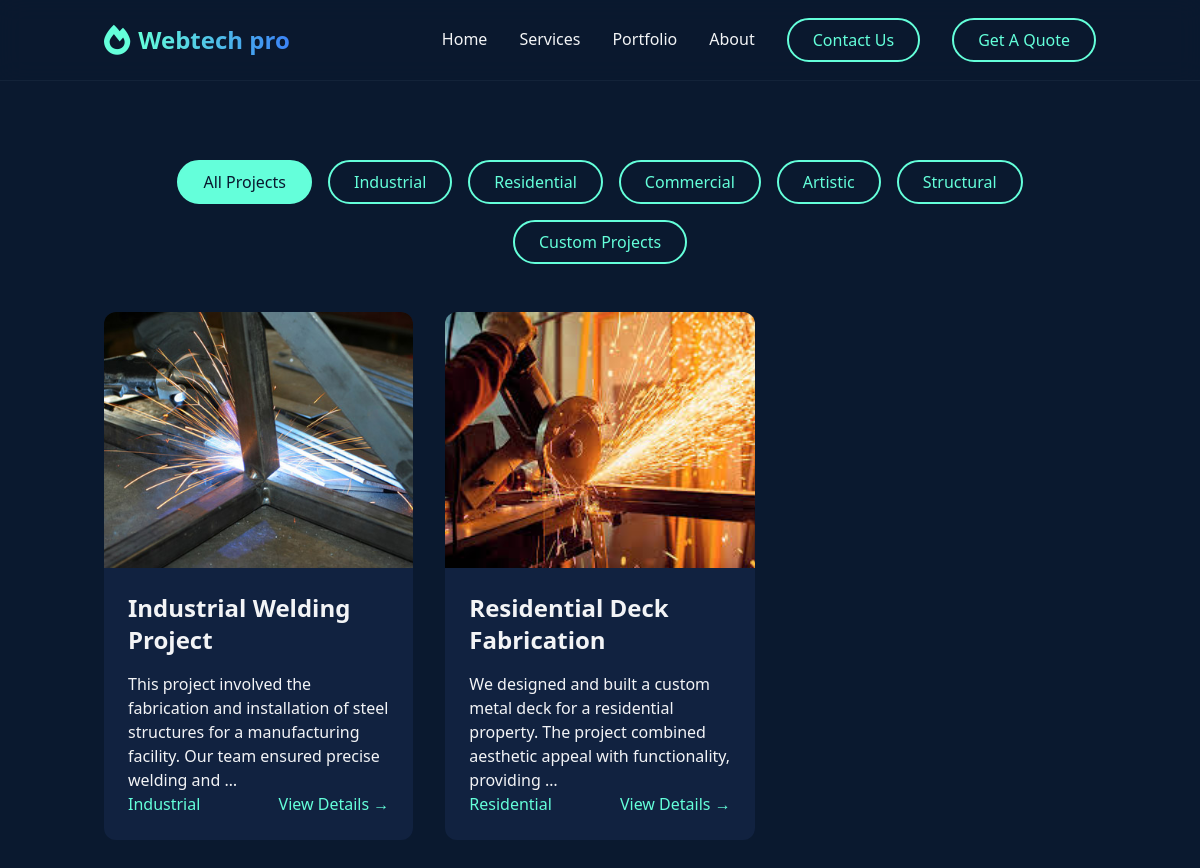
The page /portfolio/ on the database its author committed.
### main/models.py (models this page shows, shortened)
class Portfolio(models.Model):
    CATEGORY_CHOICES = [
        ('industrial', 'Industrial'),
        ('residential', 'Residential'),
        ('commercial', 'Commercial'),
        ('artistic', 'Artistic'),
        ('structural', 'Structural'),
        ('custom', 'Custom Projects')
    ]
    title = models.CharField(max_length=200)
    slug = models.SlugField(unique=True)
    description = RichTextField()
    category = models.CharField(max_length=50, choices=CATEGORY_CHOICES)
    client = models.CharField(max_length=200)
    completion_date = models.DateField()
    featured = models.BooleanField(default=False)
    created_at = models.DateTimeField(auto_now_add=True)

class PortfolioImage(models.Model):
    portfolio = models.ForeignKey(Portfolio, related_name='images', on_delete=models.CASCADE)
    image = models.ImageField(upload_to='portfolio/')
    is_primary = models.BooleanField(default=False)
    caption = models.CharField(max_length=200, blank=True)
    order = models.IntegerField(default=0)
    class Meta:
        ordering = ['order']

### main/views.py (the view)
# urls.py: path('portfolio/', views.portfolio, name='portfolio'),
def portfolio(request):
    category = request.GET.get('category', 'all')
    portfolios = Portfolio.objects.prefetch_related('images').all()
    if category != 'all':
        portfolios = portfolios.filter(category=category)
    categories = Portfolio.CATEGORY_CHOICES
    context = {
        'portfolios': portfolios,
        'categories': categories,
        'current_category': category
    }
    return render(request, 'main/portfolio.html', context)

### main/context_processors.py (called while the page is built)
def site_settings(request):
    settings = cache.get('site_settings')
    if not settings:
        settings = SiteSettings.objects.first()
        cache.set('site_settings', settings)
    return {'settings': settings}

### main/templates/main/portfolio.html (shortened to what this page needs)
{% extends 'base.html' %}
{% load static %}
{% block extra_css %}
<link rel="stylesheet" href="https://cdnjs.cloudflare.com/ajax/libs/lightbox2/2.11.3/css/lightbox.min.css">
{% endblock %}
{% block content %}
<section class="py-20">
    <div class="container mx-auto px-4">
        <div class="flex flex-wrap justify-center gap-4 mb-12">
            <button class="px-6 py-2 rounded-full border-2 border-accent-500 text-accent-500 hover:bg-accent-500 hover:text-primary-900 transition duration-300 {% if current_category == 'all' %}bg-accent-500 text-primary-900{% endif %}"
                    data-category="all">
                All Projects
            </button>
            {% for cat_value, cat_name in categories %}
            <button class="px-6 py-2 rounded-full border-2 border-accent-500 text-accent-500 hover:bg-accent-500 hover:text-primary-900 transition duration-300 {% if current_category == cat_value %}bg-accent-500 text-primary-900{% endif %}"
                    data-category="{{ cat_value }}">
                {{ cat_name }}
            </button>
            {% endfor %}
        </div>
        <div class="grid grid-cols-1 md:grid-cols-2 lg:grid-cols-3 gap-8">
            {% for portfolio in portfolios %}
            <div class="portfolio-item" data-category="{{ portfolio.category }}">
                <div class="bg-primary-800 rounded-xl overflow-hidden">
                    {% with primary_image=portfolio.images.filter.first %}
                    {% if primary_image %}
                    <a href="{{ primary_image.image.url }}" data-lightbox="portfolio-{{ portfolio.id }}" data-title="{{ portfolio.title }}">
                        <img src="{{ primary_image.image.url }}" alt="{{ portfolio.title }}"
                             class="w-full h-64 object-cover transition duration-300 hover:scale-110">
                    </a>
                    {% endif %}
                    {% endwith %}
                    <div class="p-6">
                        <h3 class="text-2xl font-bold mb-2">{{ portfolio.title }}</h3>
                        <p class="text-metal-400 mb-4">{{ portfolio.description|safe|truncatewords:20 }}</p>
                        <div class="flex justify-between items-center">
                            <span class="text-accent-500">{{ portfolio.category|title }}</span>
                            <button onclick="showPortfolioDetails({{ portfolio.id }})"
                                    class="text-accent-500 hover:text-accent-400">
                                    <a href="{% url 'portfolio_detail' portfolio.slug %}"
                                    class="text-accent-500 hover:text-accent-400">
                                     View Details →
                                 </a>
                            </button>
                        </div>
                    </div>
                </div>
            </div>
            {% endfor %}
        </div>
    </div>
</section>
{% endblock %}

### main/templates/base.html (shortened to what this page needs)
<!DOCTYPE html>
<html lang="en">
<head>
    <script src="https://cdn.tailwindcss.com"></script>
    <link rel="stylesheet" href="https://cdnjs.cloudflare.com/ajax/libs/font-awesome/6.0.0/css/all.min.css">
    {% block extra_css %}{% endblock %}
</head>
<body class="bg-primary-900 text-gray-100">
    <nav class="fixed w-full z-50 bg-primary-900/90 backdrop-blur-md border-b border-metal-500/10">
        <div class="container mx-auto px-4">
            <div class="flex justify-between items-center h-20">
                <a href="{% url 'home' %}" class="flex items-center space-x-2">
                    <span class="text-3xl text-accent-500"><i class="fas fa-fire"></i></span>
                    <span class="text-2xl font-bold bg-gradient-to-r from-accent-500 to-blue-500 text-transparent bg-clip-text">{{ settings.site_name }}</span>
                </a>
                <div class="hidden md:flex items-center space-x-8">
                    <a href="{% url 'home' %}" class="nav-link group">
                        Home
                    </a>
                    <a href="{% url 'services' %}" class="nav-link group">
                        Services
                    </a>
                    <a href="{% url 'portfolio' %}" class="nav-link group">
                        Portfolio
                    </a>
                    <a href="{% url 'about' %}" class="nav-link group">
                        About
                    </a>
                    <a href="{% url 'contact' %}" class="px-6 py-2 rounded-full border-2 border-accent-500 text-accent-500 hover:bg-accent-500 hover:text-primary-900 transition duration-300">
                        Contact Us
                    </a>
                    <a href="{% url 'quote_request' %}" class="px-6 py-2 rounded-full border-2 border-accent-500 text-accent-500 hover:bg-accent-500 hover:text-primary-900 transition duration-300">
                        Get A Quote
                    </a>
                </div>
            </div>
        </div>
    </nav>
    <main class="min-h-screen pt-20">
        {% block content %}{% endblock %}
    </main>
</body>
</html>

### rows shown on the page
Portfolio: images.filter.first.image (picture), title "Industrial Welding Project", description "This project involved the fabrication and installation of steel structures for a manufacturing facility. Our team ensured precise welding and …", category "Industrial"
Portfolio: images.filter.first.image (picture), title "Residential Deck Fabrication", description "We designed and built a custom metal deck for a residential property. The project combined aesthetic appeal with functionality, providing …", category "Residential"

### other values the page prints
{{ cat_name }} "Industrial" "Residential" "Commercial" "Artistic" "Structural" "Custom Projects"
